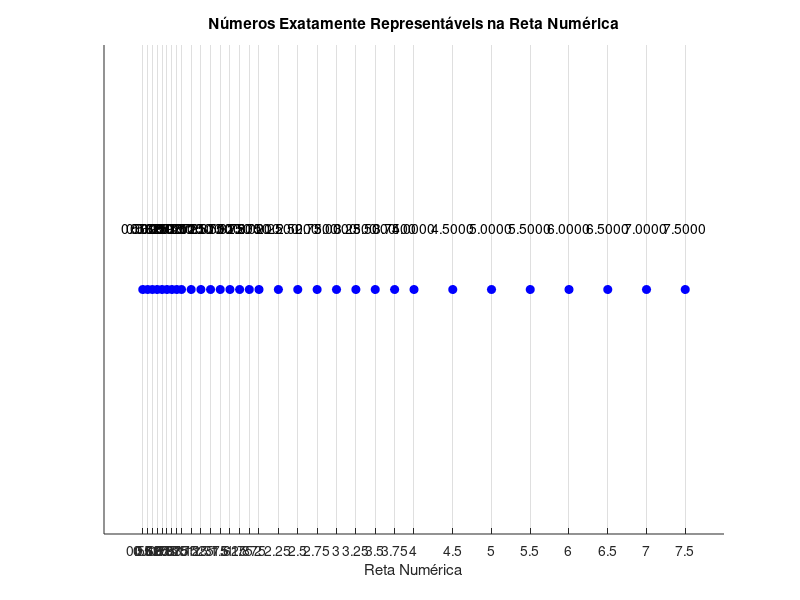

Write the MATLAB code that produced this figure. (Note: this script raises an error after producing the figure.)
% Definindo os parâmetros do sistema
base = 2;
mantissa_bits = 4;
expoente_min = -1;
expoente_max = 2;

% Lista de números representáveis
mantissas = [1, 1 + 0.125, 1 + 0.25, 1 + 0.375, 1 + 0.5, 1 + 0.625, 1 + 0.75, 1 + 0.875];
expoentes = expoente_min:expoente_max;
numbers = [];

for e = expoentes
    for m = mantissas
        numbers = [numbers, m * base^e];
    end
end

% Ordenar os números para garantir que estejam na ordem correta na reta numérica
numbers = sort(numbers);

% Configurações do gráfico
figure;
hold on;
plot(numbers, ones(size(numbers)), 'bo', 'MarkerFaceColor', 'b', 'MarkerSize', 6);  % Pontos azuis preenchidos
ylim([0.8, 1.2]);  % Define o limite do eixo y para ajustar a visualização
yticks([]);        % Remove o eixo y
xlabel('Reta Numérica');
title('Números Exatamente Representáveis na Reta Numérica');
grid on;

% Adicione rótulos aos pontos com maior espaçamento
for i = 1:length(numbers)
    % Mostrar os rótulos levemente acima dos pontos
    text(numbers(i), 1.05, num2str(numbers(i), '%.4f'), 'HorizontalAlignment', 'center', 'FontSize', 10, 'Color', 'k');
end

% Ajuste da exibição dos números no eixo x para evitar sobreposição
set(gca, 'XTick', numbers);  % Define as marcações do eixo x como os números representáveis
xtickformat('%.2f');  % Formatar rótulos do eixo x para mostrar duas casas decimais
set(gca, 'XTickLabelRotation', 45);  % Rotaciona os rótulos do eixo x para 45 graus

hold off;

